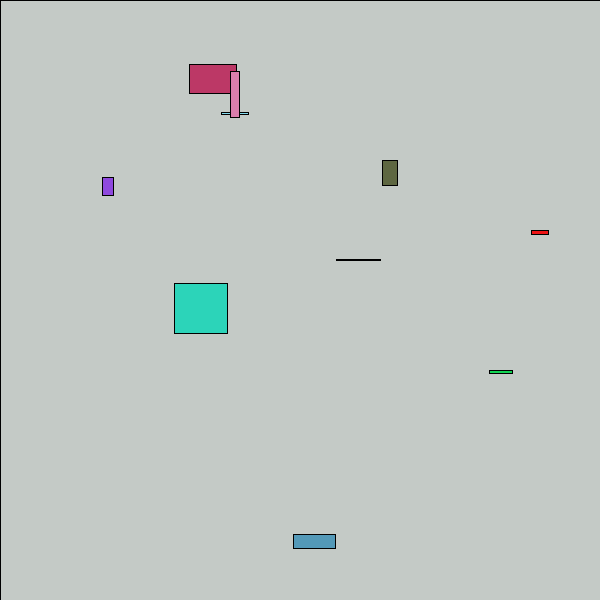
Frame 1 (no input)
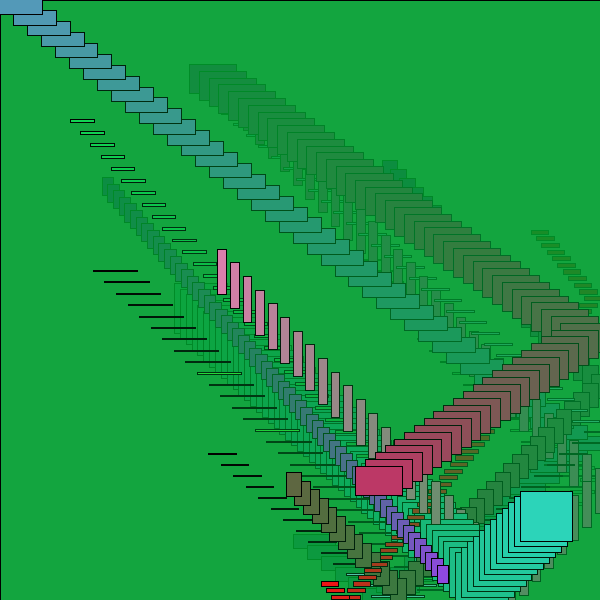
Frame 60 (the mouse pressed at the canvas centre just before this capture)
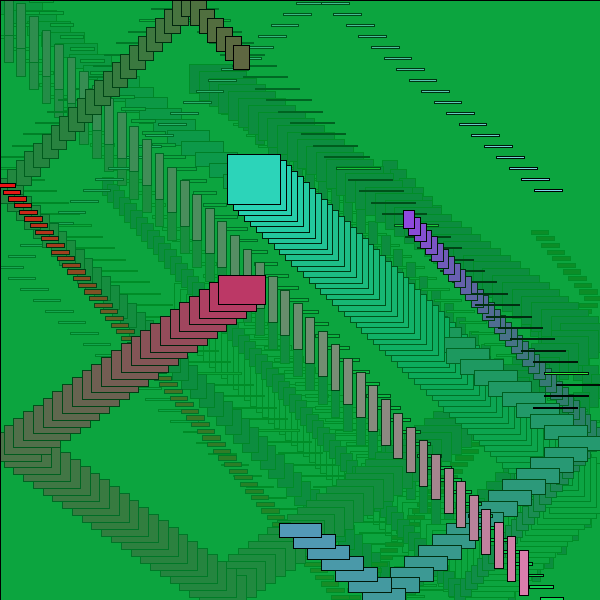
Frame 120 (the mouse held since frame 60 and released just before this capture)

The Processing sketch that drew these frames (run headless with seeded random() and noise(); from frame 60 on, the mouse is pressed at the canvas centre):

// Processing sketch: processing_54581
// ── processing_54581.pde

//Homework11
//Vishal Agrawal
//vishala@andrew.cmu.edu
//copyright (C) 2012

int MAX = 10;

float [ ] bx;
float [ ] by;
float [ ] bht;
float [ ] bwd;
float [ ] bdx;
float [ ] bdy;
color [ ] bcol;

void setup( )
{
   size ( 600, 600 );
   bx = new float [ MAX ];
   initFloatArray( bx, 50, width-50 );
   by = new float [ MAX ];
   initFloatArray( by, 50, height-50  );
   bht = new float [ MAX ];
   initFloatArray( bht, 0, height*.1);
   bwd = new float [ MAX ];
   initFloatArray( bwd, 0, width*.1 );
   bdx = new float [ MAX ];
   initFloatArray( bdx, 5 ,15  ); 
   bdy = new float [ MAX ];
   initFloatArray( bdy, 5 ,15  ); 
   bcol = new color [ MAX ];
   initColorArray( );
}

void draw( )
{
  prepScreen( );  
  moveBoxes( );   
  drawBoxes( );
}

void initFloatArray( float [ ] farray, float low, float high)
{
  for(int i=0; i<farray.length; i++)
  {
    farray[i] = random(low,high);
  }
}

void initColorArray( )
{
  for(int i=0; i<bcol.length; i++)
  {
    bcol[i] = color(random(255), random(255), random(255));
  }
}

void moveBoxes( )
{
  for(int i=0; i<MAX; i++)
  {
    bx[i] +=  bdx[i];
    by[i] +=  bdy[i];
    if( bx[i] > width - (bwd[i]) ||  bx[i] < 0 )
    {
      bdx[i] = -bdx[i];
    }
    if( by[i] > height - bht[i] || by[i] < 0 )
    {
      bdy[i] = -bdy[i];
    }
  }
}

void drawBoxes( )
{
  for(int i=0; i<MAX; i++)
  {
    fill(bcol[i]);
    rect(bx[i], by[i], bwd[i], bht[i]);
  }
}

void prepScreen( )
{
  fill( #059B3A, 10   );

  rect( 0, 0, width, height ); 
}
